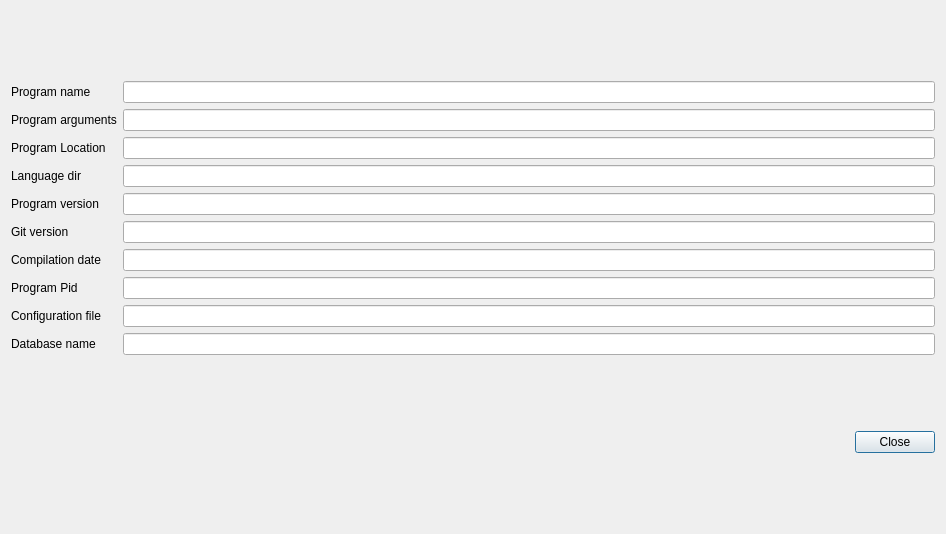
<?xml version="1.0" encoding="UTF-8"?>
<ui version="4.0">
 <class>DialogSystemInfo</class>
 <widget class="QDialog" name="DialogSystemInfo">
  <property name="geometry">
   <rect>
    <x>0</x>
    <y>0</y>
    <width>946</width>
    <height>534</height>
   </rect>
  </property>
  <property name="windowTitle">
   <string>System information</string>
  </property>
  <layout class="QHBoxLayout" name="horizontalLayout_3">
   <item>
    <layout class="QVBoxLayout" name="verticalLayout_3">
     <item>
      <layout class="QHBoxLayout" name="horizontalLayout">
       <item>
        <layout class="QVBoxLayout" name="verticalLayout">
         <item>
          <widget class="QLabel" name="labelNme">
           <property name="text">
            <string>Program name</string>
           </property>
          </widget>
         </item>
         <item>
          <widget class="QLabel" name="labelNameProgramArguments">
           <property name="text">
            <string>Program arguments</string>
           </property>
          </widget>
         </item>
         <item>
          <widget class="QLabel" name="labelNameProgramLocation">
           <property name="text">
            <string>Program Location</string>
           </property>
          </widget>
         </item>
         <item>
          <widget class="QLabel" name="labelNameLanguageDir">
           <property name="text">
            <string>Language dir</string>
           </property>
          </widget>
         </item>
         <item>
          <widget class="QLabel" name="labelVersion">
           <property name="text">
            <string>Program version</string>
           </property>
          </widget>
         </item>
         <item>
          <widget class="QLabel" name="labelGitVersion">
           <property name="text">
            <string>Git version</string>
           </property>
          </widget>
         </item>
         <item>
          <widget class="QLabel" name="labelDateCompilation">
           <property name="text">
            <string>Compilation date</string>
           </property>
          </widget>
         </item>
         <item>
          <widget class="QLabel" name="labelPid">
           <property name="text">
            <string>Program Pid</string>
           </property>
          </widget>
         </item>
         <item>
          <widget class="QLabel" name="labelConfiguration">
           <property name="text">
            <string>Configuration file</string>
           </property>
          </widget>
         </item>
         <item>
          <widget class="QLabel" name="labelDatabase">
           <property name="text">
            <string>Database name</string>
           </property>
          </widget>
         </item>
        </layout>
       </item>
       <item>
        <layout class="QVBoxLayout" name="verticalLayout_2">
         <item>
          <widget class="QLineEdit" name="lineEditName">
           <property name="readOnly">
            <bool>true</bool>
           </property>
          </widget>
         </item>
         <item>
          <widget class="QLineEdit" name="lineEditProgramArguments">
           <property name="readOnly">
            <bool>true</bool>
           </property>
          </widget>
         </item>
         <item>
          <widget class="QLineEdit" name="lineEditLocation">
           <property name="readOnly">
            <bool>true</bool>
           </property>
          </widget>
         </item>
         <item>
          <widget class="QLineEdit" name="lineEditLanguageDir">
           <property name="readOnly">
            <bool>true</bool>
           </property>
          </widget>
         </item>
         <item>
          <widget class="QLineEdit" name="lineEditVersion">
           <property name="readOnly">
            <bool>true</bool>
           </property>
          </widget>
         </item>
         <item>
          <widget class="QLineEdit" name="lineEditGitVersion">
           <property name="readOnly">
            <bool>true</bool>
           </property>
          </widget>
         </item>
         <item>
          <widget class="QLineEdit" name="lineEditDateCompilation">
           <property name="readOnly">
            <bool>true</bool>
           </property>
          </widget>
         </item>
         <item>
          <widget class="QLineEdit" name="lineEditPid">
           <property name="readOnly">
            <bool>true</bool>
           </property>
          </widget>
         </item>
         <item>
          <widget class="QLineEdit" name="lineEditConfiguration">
           <property name="readOnly">
            <bool>true</bool>
           </property>
          </widget>
         </item>
         <item>
          <widget class="QLineEdit" name="lineEditDatabase">
           <property name="readOnly">
            <bool>true</bool>
           </property>
          </widget>
         </item>
        </layout>
       </item>
      </layout>
     </item>
     <item>
      <layout class="QHBoxLayout" name="horizontalLayout_2">
       <item>
        <spacer name="horizontalSpacer">
         <property name="orientation">
          <enum>Qt::Horizontal</enum>
         </property>
         <property name="sizeHint" stdset="0">
          <size>
           <width>40</width>
           <height>20</height>
          </size>
         </property>
        </spacer>
       </item>
       <item>
        <widget class="QPushButton" name="pushButtonClose">
         <property name="text">
          <string>Close</string>
         </property>
        </widget>
       </item>
      </layout>
     </item>
    </layout>
   </item>
  </layout>
 </widget>
 <resources/>
 <connections>
  <connection>
   <sender>pushButtonClose</sender>
   <signal>clicked()</signal>
   <receiver>DialogSystemInfo</receiver>
   <slot>close()</slot>
   <hints>
    <hint type="sourcelabel">
     <x>414</x>
     <y>182</y>
    </hint>
    <hint type="destinationlabel">
     <x>232</x>
     <y>102</y>
    </hint>
   </hints>
  </connection>
 </connections>
</ui>
